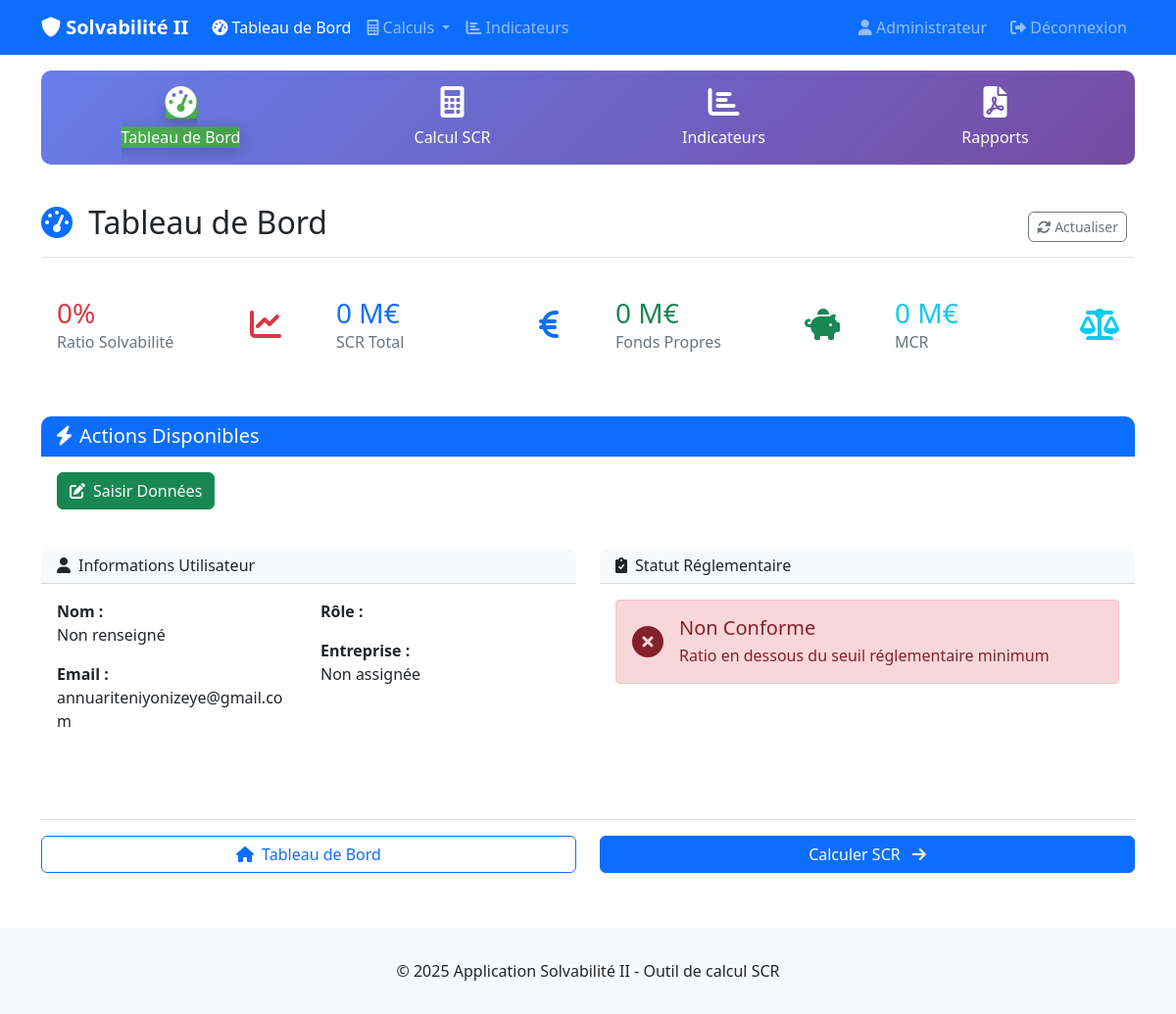
/solvabilite/tableau-de-bord/ (signed in), run on the app's committed database.
### solvabilite_app/models.py (models this page shows, shortened)
class Utilisateur(AbstractUser):
    ROLE_CHOICES = [
        ('ACTUAIRE', 'Actuaire'),
        ('RISK_MANAGER', 'Risk Manager'),
        ('CONTROLEUR', 'Contrôleur de Gestion'),
        ('DG', 'Directeur Général'),
        ('CONSULTANT', 'Consultant'),
        ('ADMIN', 'Administrateur'),
        ('REGULATEUR', 'Régulateur'),
        ('CLIENT', 'Client'),
        ('RH', 'Responsable RH'),  # AJOUTÉ
    ]
    role = models.CharField(max_length=20, choices=ROLE_CHOICES, default='CLIENT')  # CORRIGÉ : ajout default
    telephone = models.CharField(max_length=20, blank=True)
    compagnie = models.ForeignKey(Compagnie, on_delete=models.SET_NULL, null=True, blank=True)  # CORRIGÉ : SET_NULL
    def get_role_display(self):
        return dict(self.ROLE_CHOICES).get(self.role, self.role)

### solvabilite_app/views.py (the view, shortened to what this page needs)
# urls.py: path('tableau-de-bord/', views.tableau_de_bord, name='tableau_de_bord'),
@login_required
def tableau_de_bord(request):
    compagnie = getattr(request.user, 'compagnie', None)
    donnees_recentes = None
    indicateurs = {}
    user_role = request.user.role
    donnees_specifiques = get_donnees_tableau_bord(user_role, compagnie, request.user)
    context = {
        'compagnie': compagnie,
        'donnees_recentes': donnees_recentes,
        'indicateurs': indicateurs,
        'user_role': user_role,
        'donnees_specifiques': donnees_specifiques,
        'permissions': get_user_permissions(user_role)
    }
    return render(request, 'solvabilite_app/tableau_de_bord.html', context)

### solvabilite_app/views.py (called while the page is built, shortened)
def get_donnees_tableau_bord(role, compagnie, user):
    donnees = {}
    return donnees

### solvabilite_app/templates/solvabilite_app/tableau_de_bord.html (shortened to what this page needs)
{% extends 'solvabilite_app/base.html' %}
{% block content %}
<div class="d-flex justify-content-between flex-wrap flex-md-nowrap align-items-center pt-3 pb-2 mb-4 border-bottom">
    <h1 class="h2">
        <i class="fas fa-tachometer-alt me-2 text-primary"></i>
        Tableau de Bord {{ user.get_role_display }}
    </h1>
    <div class="btn-toolbar mb-2 mb-md-0">
        <div class="btn-group me-2">
            <button type="button" class="btn btn-sm btn-outline-secondary" onclick="location.reload()">
                <i class="fas fa-sync-alt me-1"></i>Actualiser
            </button>
        </div>
    </div>
</div>
<div class="row mb-4">
    <div class="col-xl-3 col-md-6 mb-4">
        <div class="card border-{% if indicateurs.ratio_solvabilite and indicateurs.ratio_solvabilite > 150 %}success{% elif indicateurs.ratio_solvabilite and indicateurs.ratio_solvabilite > 100 %}warning{% else %}danger{% endif %}">
            <div class="card-body">
                <div class="d-flex justify-content-between align-items-center">
                    <div>
                        <div class="h3 mb-0 text-{% if indicateurs.ratio_solvabilite and indicateurs.ratio_solvabilite > 150 %}success{% elif indicateurs.ratio_solvabilite and indicateurs.ratio_solvabilite > 100 %}warning{% else %}danger{% endif %}">
                            {{ indicateurs.ratio_solvabilite|default:"0" }}%
                        </div>
                        <div class="text-muted">Ratio Solvabilité</div>
                    </div>
                    <div class="text-{% if indicateurs.ratio_solvabilite and indicateurs.ratio_solvabilite > 150 %}success{% elif indicateurs.ratio_solvabilite and indicateurs.ratio_solvabilite > 100 %}warning{% else %}danger{% endif %}">
                        <i class="fas fa-chart-line fa-2x"></i>
                    </div>
                </div>
            </div>
        </div>
    </div>
    <div class="col-xl-3 col-md-6 mb-4">
        <div class="card border-primary">
            <div class="card-body">
                <div class="d-flex justify-content-between align-items-center">
                    <div>
                        <div class="h3 mb-0 text-primary">{{ indicateurs.scr_total|default:"0" }} M€</div>
                        <div class="text-muted">SCR Total</div>
                    </div>
                    <div class="text-primary">
                        <i class="fas fa-euro-sign fa-2x"></i>
                    </div>
                </div>
            </div>
        </div>
    </div>
    <div class="col-xl-3 col-md-6 mb-4">
        <div class="card border-success">
            <div class="card-body">
                <div class="d-flex justify-content-between align-items-center">
                    <div>
                        <div class="h3 mb-0 text-success">{{ indicateurs.fonds_propres|default:"0" }} M€</div>
                        <div class="text-muted">Fonds Propres</div>
                    </div>
                    <div class="text-success">
                        <i class="fas fa-piggy-bank fa-2x"></i>
                    </div>
                </div>
            </div>
        </div>
    </div>
    <div class="col-xl-3 col-md-6 mb-4">
        <div class="card border-info">
            <div class="card-body">
                <div class="d-flex justify-content-between align-items-center">
                    <div>
                        <div class="h3 mb-0 text-info">{{ indicateurs.mcr|default:"0" }} M€</div>
                        <div class="text-muted">MCR</div>
                    </div>
                    <div class="text-info">
                        <i class="fas fa-balance-scale fa-2x"></i>
                    </div>
                </div>
            </div>
        </div>
    </div>
</div>
<div class="row mb-4">
    <div class="col-12">
        <div class="card">
            <div class="card-header bg-primary text-white">
                <h5 class="mb-0">
                    <i class="fas fa-bolt me-2"></i>Actions Disponibles
                </h5>
            </div>
            <div class="card-body">
                <div class="d-flex flex-wrap gap-2">
                    {% if user_role in 'ACTUAIRE,RISK_MANAGER,ADMIN' %}
                    <a href="{% url 'solvabilite_app:saisie_donnees' %}" class="btn btn-success">
                        <i class="fas fa-edit me-2"></i>Saisir Données
                    </a>
                    {% endif %}
                </div>
            </div>
        </div>
    </div>
</div>
<div class="row">
    <div class="col-lg-6 mb-4">
        <div class="card h-100">
            <div class="card-header bg-light">
                <h6 class="mb-0">
                    <i class="fas fa-user me-2"></i>Informations Utilisateur
                </h6>
            </div>
            <div class="card-body">
                <div class="row">
                    <div class="col-sm-6">
                        <p><strong>Nom :</strong><br>{{ user.get_full_name|default:"Non renseigné" }}</p>
                        <p><strong>Email :</strong><br>{{ user.email }}</p>
                    </div>
                    <div class="col-sm-6">
                        <p><strong>Rôle :</strong><br>
                        </p>
                        <p><strong>Entreprise :</strong><br>
                            {{ user.compagnie.nom|default:"Non assignée" }}
                        </p>
                    </div>
                </div>
            </div>
        </div>
    </div>
    <div class="col-lg-6 mb-4">
        <div class="card h-100">
            <div class="card-header bg-light">
                <h6 class="mb-0">
                    <i class="fas fa-clipboard-check me-2"></i>Statut Réglementaire
                </h6>
            </div>
            <div class="card-body">
                {% if indicateurs.ratio_solvabilite and indicateurs.ratio_solvabilite > 150 %}
                <div class="alert alert-success">
                    <div class="d-flex align-items-center">
                        <i class="fas fa-check-circle fa-2x me-3"></i>
                        <div>
                            <h5 class="alert-heading mb-1">Conforme</h5>
                            <p class="mb-0">Ratio au-dessus des exigences minimales réglementaires</p>
                        </div>
                    </div>
                </div>
                {% else %}
                <div class="alert alert-danger">
                    <div class="d-flex align-items-center">
                        <i class="fas fa-times-circle fa-2x me-3"></i>
                        <div>
                            <h5 class="alert-heading mb-1">Non Conforme</h5>
                            <p class="mb-0">Ratio en dessous du seuil réglementaire minimum</p>
                        </div>
                    </div>
                </div>
                {% endif %}
            </div>
        </div>
    </div>
</div>
{% endblock %}

### solvabilite_app/templates/solvabilite_app/base.html (shortened to what this page needs)
<!DOCTYPE html>
<html lang="fr">
<head>
    <link href="https://cdn.jsdelivr.net/npm/bootstrap@5.1.3/dist/css/bootstrap.min.css" rel="stylesheet">
    <link rel="stylesheet" href="https://cdnjs.cloudflare.com/ajax/libs/font-awesome/6.0.0/css/all.min.css">
</head>
<body>
    <nav class="navbar navbar-expand-lg navbar-dark bg-primary">
        <div class="container">
            <a class="navbar-brand" href="{% url 'solvabilite_app:index' %}">
                <i class="fas fa-shield-alt"></i> Solvabilité II
            </a>
            <div class="collapse navbar-collapse" id="navbarNav">
                <ul class="navbar-nav me-auto">
                    {% if user.is_authenticated %}
                    <li class="nav-item">
                        <a class="nav-link {% if request.resolver_match.url_name == 'tableau_de_bord' %}active{% endif %}"
                           href="{% url 'solvabilite_app:tableau_de_bord' %}">
                            <i class="fas fa-tachometer-alt"></i> Tableau de Bord
                        </a>
                    </li>
                    <li class="nav-item dropdown">
                        <a class="nav-link dropdown-toggle {% if 'calcul' in request.resolver_match.url_name %}active{% endif %}"
                           href="#" role="button" data-bs-toggle="dropdown">
                            <i class="fas fa-calculator"></i> Calculs
                        </a>
                    </li>
                    <li class="nav-item">
                        <a class="nav-link {% if request.resolver_match.url_name == 'indicateurs' %}active{% endif %}"
                           href="{% url 'solvabilite_app:indicateurs' %}">
                            <i class="fas fa-chart-bar"></i> Indicateurs
                        </a>
                    </li>
                    {% endif %}
                </ul>
                <div class="navbar-nav">
                    {% if user.is_authenticated %}
                        <span class="navbar-text me-3">
                            <i class="fas fa-user"></i> {{ user.get_full_name|default:user.username }}
                        </span>
                        <a class="nav-link" href="{% url 'solvabilite_app:deconnexion' %}">
                            <i class="fas fa-sign-out-alt"></i> Déconnexion
                        </a>
                    {% endif %}
                </div>
            </div>
        </div>
    </nav>
    {% if user.is_authenticated %}
    <div class="container mt-3">
        <div class="nav-step">
            <div class="row text-center">
                <div class="col-3">
                    <a href="{% url 'solvabilite_app:tableau_de_bord' %}"
                       class="text-white text-decoration-none {% if request.resolver_match.url_name == 'tableau_de_bord' %}step-active{% endif %}">
                        <i class="fas fa-tachometer-alt fa-2x mb-2"></i><br>
                        Tableau de Bord
                    </a>
                </div>
                <div class="col-3">
                    <a href="{% url 'solvabilite_app:calcul_scr' %}"
                       class="text-white text-decoration-none {% if 'calcul' in request.resolver_match.url_name %}step-active{% endif %}">
                        <i class="fas fa-calculator fa-2x mb-2"></i><br>
                        Calcul SCR
                    </a>
                </div>
                <div class="col-3">
                    <a href="{% url 'solvabilite_app:indicateurs' %}"
                       class="text-white text-decoration-none {% if request.resolver_match.url_name == 'indicateurs' %}step-active{% endif %}">
                        <i class="fas fa-chart-bar fa-2x mb-2"></i><br>
                        Indicateurs
                    </a>
                </div>
                <div class="col-3">
                    <a href="{% url 'solvabilite_app:export_rapport_pdf' 'synthese' %}"
                       class="text-white text-decoration-none">
                        <i class="fas fa-file-pdf fa-2x mb-2"></i><br>
                        Rapports
                    </a>
                </div>
            </div>
        </div>
    </div>
    {% endif %}
    <div class="container mt-4">
        {% block content %}
        {% endblock %}
        {% block page_navigation %}
        {% if user.is_authenticated %}
        <div class="page-navigation">
            <div class="row">
                <div class="col-md-6 mb-2">
                    <a href="{% url 'solvabilite_app:tableau_de_bord' %}" class="btn btn-outline-primary w-100">
                        <i class="fas fa-home me-2"></i>Tableau de Bord
                    </a>
                </div>
                <div class="col-md-6 mb-2">
                    {% if request.resolver_match.url_name == 'tableau_de_bord' %}
                    <a href="{% url 'solvabilite_app:calcul_scr' %}" class="btn btn-primary w-100">
                        Calculer SCR <i class="fas fa-arrow-right ms-2"></i>
                    </a>
                    {% elif 'calcul' in request.resolver_match.url_name %}
                    <a href="{% url 'solvabilite_app:indicateurs' %}" class="btn btn-primary w-100">
                        Voir Indicateurs <i class="fas fa-arrow-right ms-2"></i>
                    </a>
                    {% elif request.resolver_match.url_name == 'indicateurs' %}
                    <a href="{% url 'solvabilite_app:tableau_de_bord' %}" class="btn btn-primary w-100">
                        Retour au Dashboard <i class="fas fa-arrow-right ms-2"></i>
                    </a>
                    {% else %}
                    <a href="{% url 'solvabilite_app:tableau_de_bord' %}" class="btn btn-primary w-100">
                        Tableau de Bord <i class="fas fa-arrow-right ms-2"></i>
                    </a>
                    {% endif %}
                </div>
            </div>
        </div>
        {% endif %}
        {% endblock %}
    </div>
    <footer class="footer mt-5">
        <div class="container text-center">
            <p class="mb-0">&copy; 2025 Application Solvabilité II - Outil de calcul SCR</p>
        </div>
    </footer>
</body>
</html>

### solvabilite_app/templates/solvabilite_app/base.html (style rules this page uses)
.navbar-brand { font-weight: bold; }
.footer { background-color: #f8f9fa; padding: 2rem 0; margin-top: 3rem; }
.card { border: none; border-radius: 10px; }
.card-header { border-radius: 10px 10px 0 0 !important; }
.btn { border-radius: 6px; }
.nav-step { background: linear-gradient(135deg, #667eea 0%, #764ba2 100%); color: white; padding: 1rem; border-radius: 10px; margin-bottom: 1rem; }
.step-active { background: linear-gradient(135deg, #4CAF50 0%, #45a049 100%); transform: scale(1.05); box-shadow: 0 4px 15px rgba(0,0,0,0.2); }
.page-navigation { margin-top: 2rem; padding-top: 1rem; border-top: 1px solid #dee2e6; }

### data on the page
Utilisateur: get_full_name "Administrateur", get_full_name "Non renseigné", email "annuariteniyonizeye@gmail.com", compagnie.nom "Non assignée"

### other printed values
{{ indicateurs.ratio_solvabilite|default:"0" }} "0"
{{ indicateurs.scr_total|default:"0" }} "0"
{{ indicateurs.fonds_propres|default:"0" }} "0"
{{ indicateurs.mcr|default:"0" }} "0"
